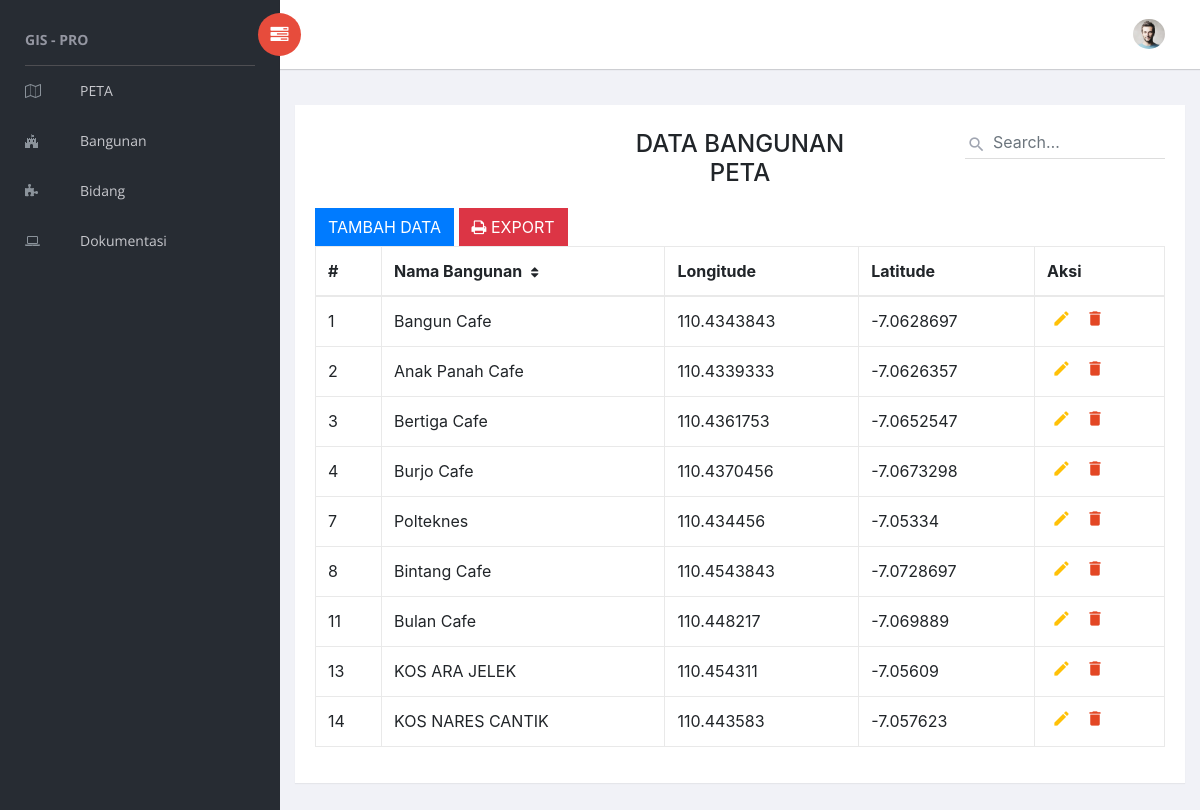
/index.php/crud, run on the app's committed database.
### tables this page shows
CREATE TABLE `bangunan` (
  `bangunan_id` int(11) NOT NULL,
  `bangunan_nama` varchar(100) NOT NULL,
  `bangunan_lat` varchar(100) NOT NULL,
  `bangunan_long` varchar(100) NOT NULL
);

### application/controllers/crud.php (called while the page is built, shortened)
<?php
class Crud extends CI_Controller{
	function __construct(){
		$this->load->model('m_data');
		$this->load->helper('url');
		$this->load->database();
	}
	function index(){
		$this->data['datas']=$this->m_data->showData();
		$this->load->view('v_tabel',$this->data);
	}
}

### index.php (called while the page is built, shortened)
<?php
require_once BASEPATH.'core/CodeIgniter.php';

### application/models/m_data.php (called while the page is built, shortened)
<?php
class m_data extends CI_Model{
	function showData(){
		$query = $this->db->query("select * from bangunan");
		return $query->result();
	}
}

### application/views/v_tabel.php (the view, shortened to what this page needs)
<!DOCTYPE html>
<html lang = "en">
<head>
    <link rel="stylesheet" href="<?=base_url()?>assets/vendors/bootstrap/dist/css/bootstrap.min.css">
    <link rel="stylesheet" href="<?=base_url()?>assets/vendors/font-awesome/css/font-awesome.min.css">
    <link rel="stylesheet" href="<?=base_url()?>assets/vendors/themify-icons/css/themify-icons.css">
    <link rel="stylesheet" href="<?=base_url()?>assets/vendors/selectFX/css/cs-skin-elastic.css">
    <link rel="stylesheet" href="<?=base_url()?>assets/assets/css/style.css">
    <link rel  = "stylesheet" href = "<?=base_url()?>assets/leaflet/leaflet.css">
</head>
<body>
    <aside id="left-panel" class="left-panel">
        <nav class="navbar navbar-expand-sm navbar-default">
            <div id="main-menu" class="main-menu collapse navbar-collapse">
                <ul class="nav navbar-nav">
                    <h3 class="menu-title">GIS - PRO</h3>
                    <li>
                        <a href="<?=base_url()?>home"> <i class="menu-icon fa fa-map-o"></i> PETA </a>
                    </li>
                    <li>
                        <a href="<?=base_url()?>crud"> <i class="menu-icon fa fa-fort-awesome"></i>Bangunan </a>
                    </li>
                    <li>
                        <a href="<?=base_url()?>bidang"> <i class="menu-icon fa fa-puzzle-piece"></i>Bidang </a>
                    </li>
                    <li>
                        <a href="<?=base_url()?>dokumentasi"> <i class="menu-icon fa fa-laptop"></i>Dokumentasi </a>
                    </li>
                </ul>
            </div>
        </nav>
    </aside>
    <div id="right-panel" class="right-panel">
        <header id="header" class="header">
            <div class="header-menu">
                <div class="col-sm-7">
                    <a id="menuToggle" class="menutoggle pull-left"><i class="fa fa fa-tasks"></i></a>
                </div>
                <div class="col-sm-5">
                    <div class="user-area dropdown float-right">
                        <a href="<?=base_url()?>assets/#" class="dropdown-toggle" data-toggle="dropdown" aria-haspopup="true" aria-expanded="false">
                            <img class="user-avatar rounded-circle" src="<?=base_url()?>assets/images/admin.jpg" alt="User Avatar">
                        </a>
                    </div>
                </div>
            </div>
        </header>
    <div class="container">
        <div class="table-wrapper">
            <div class="table-title">
                <div class="row">
                    <div class="col-sm-4">
					</div>
					<div class="col-sm-4">
						<h2 class="text-center">DATA BANGUNAN PETA</h2>
					</div>
                    <div class="col-sm-4">
                        <div class="search-box">
							<div class="input-group">
								<span class="input-group-addon"><i class="material-icons">&#xE8B6;</i></span>
								<input type="text" class="form-control" placeholder="Search&hellip;">
							</div>
                        </div>
                    </div>
                </div>
            </div>
            <?php if($this->session->userdata('level') <= 2) { ?>
            <button class="btn btn-primary btn-md" onclick="location.href='<?php echo base_url();?>index.php/crud/tambah'">TAMBAH DATA</button>
            <?php } ?>
            <a class="btn btn-danger" href="<?php echo base_url('index.php/crud/print') ?>"> <i class="fa fa-print"></i> EXPORT</a>
            <div class="form-group">
            <table class="table table-bordered">
                <thead>
                    <tr>
                        <th>#</th>
                        <th>Nama Bangunan <i class="fa fa-sort"></i></th>
                        <th>Longitude</th>
                        <th>Latitude</th>
                        <?php if($this->session->userdata('level') <= 2) { ?>
                        <th>Aksi</th>
                        <?php } ?>
                    </tr>
                </thead>
                <tbody>
                        <?php
                        foreach($datas as $b){ ?>
                            <tr>
                        <td><?php echo $b->bangunan_id; ?></td>
                        <td><?php echo $b->bangunan_nama; ?></td>
                        <td><?php echo $b->bangunan_lat; ?></td>
                        <td><?php echo $b->bangunan_long; ?></td>
                        <?php if($this->session->userdata('level') <= 2) { ?>
                        <td>
                            <a href='<?=base_url().'index.php/crud/edit/' . $b->bangunan_id?>'   class="edit" title="Edit" data-toggle="tooltip"><i class="material-icons">&#xE254;</i></a>
                            <a href='<?=base_url().'index.php/crud/hapus/' . $b->bangunan_id?>' class='delete' title="Delete" data-toggle="tooltip"><i class="material-icons">&#xE872;</i></a>
                            <?php } ?>
                        </td>
                        <?php } ?>
                            </tr>
                </tbody>
            </table>
        </div>
        </div>
    </div>
</body>
</html>

### application/views/v_tabel.php (style rules this page uses)
.table-wrapper { background: #fff; padding: 20px; margin: 30px 0; box-shadow: 0 1px 1px rgba(0,0,0,.05); }
.table-title { font-size: 15px; padding-bottom: 10px; margin: 0 0 10px; min-height: 45px; }
.table-title h2 { margin: 5px 0 0; font-size: 24px; }
.search-box { position: relative; float: right; }
.search-box .input-group { min-width: 200px; position: absolute; right: 0; }
.search-box .input-group-addon, .search-box input { border-color: #ddd; border-radius: 0; }
.search-box .input-group-addon { border: none; border: none; background: transparent; position: absolute; z-index: 9; }
.search-box input { height: 34px; padding-left: 28px; box-shadow: none !important; border-width: 0 0 1px 0; }
.search-box i { color: #a0a5b1; font-size: 19px; position: relative; top: 2px; left: -10px; }
table.table tr th, table.table tr td { border-color: #e9e9e9; }
table.table th i { font-size: 13px; margin: 0 5px; cursor: pointer; }
table.table td:last-child { width: 130px; }
table.table td a { color: #a0a5b1; display: inline-block; margin: 0 5px; }
table.table td a.edit { color: #FFC107; }
table.table td a.delete { color: #E34724; }
table.table td i { font-size: 19px; }

### data on the page
bangunan: bangunan_id "1", bangunan_nama "Bangun Cafe", bangunan_lat "110.4343843", bangunan_long "-7.0628697"
bangunan: bangunan_id "2", bangunan_nama "Anak Panah Cafe", bangunan_lat "110.4339333", bangunan_long "-7.0626357"
bangunan: bangunan_id "3", bangunan_nama "Bertiga Cafe", bangunan_lat "110.4361753", bangunan_long "-7.0652547"
bangunan: bangunan_id "4", bangunan_nama "Burjo Cafe", bangunan_lat "110.4370456", bangunan_long "-7.0673298"
bangunan: bangunan_id "7", bangunan_nama "Polteknes", bangunan_lat "110.434456", bangunan_long "-7.05334"
bangunan: bangunan_id "8", bangunan_nama "Bintang Cafe", bangunan_lat "110.4543843", bangunan_long "-7.0728697"
bangunan: bangunan_id "11", bangunan_nama "Bulan Cafe", bangunan_lat "110.448217", bangunan_long "-7.069889"
bangunan: bangunan_id "13", bangunan_nama "KOS ARA JELEK", bangunan_lat "110.454311", bangunan_long "-7.05609"
bangunan: bangunan_id "14", bangunan_nama "KOS NARES CANTIK", bangunan_lat "110.443583", bangunan_long "-7.057623"
